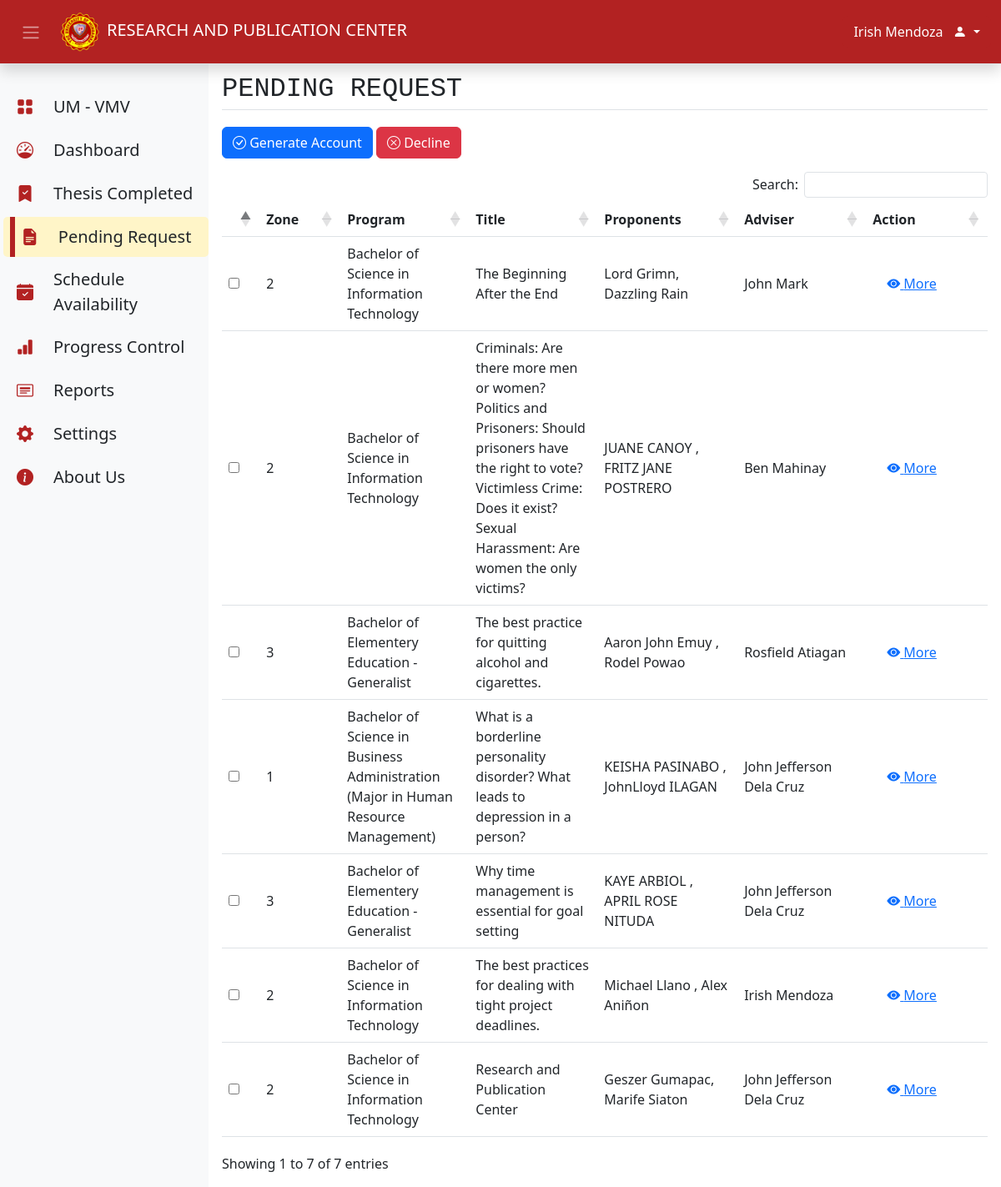
The page /pendingRequest.php (signed in) on the database its author committed.
### tables this page shows
CREATE TABLE `research_information` (
  `id` int NOT NULL AUTO_INCREMENT,
  `Group_Number` varchar(20) NOT NULL,
  `Zone` varchar(25) NOT NULL,
  `Program` varchar(200) NOT NULL,
  `Title` varchar(250) NOT NULL,
  `Adviser` varchar(50) NOT NULL,
  `Stat_DA` varchar(25) NOT NULL,
  `S_Y` varchar(45) NOT NULL,
  PRIMARY KEY (`id`)
);

### admin_page/pendingRequest_content.php (the view, shortened to what this page needs)
<div class="card border-0">
    <div class="card-body">
        <form action="deleteResearch.php" method="POST">
            <div class="mb-3">
                <p class="fs-2 font-monospace border-bottom">PENDING REQUEST</p>
                <a href="#" class="mt-1 btn btn-md btn-primary">
                    <i class="bi bi-check-circle"></i> Generate Account</a>
                <a href="#" class="mt-1 btn btn-md btn-danger">
                    <i class="bi bi-x-circle"></i> Decline</a>
            </div>
            <div class="table-responsive">
                <table id="example" class="table table-hover">
                    <thead>
                        <tr class="align-middle">
                            <th></th>
                            <th>Zone</th>
                            <th>Program</th>
                            <th>Title</th>
                            <th>Proponents</th>
                            <th>Adviser</th>
                            <th>Action</th>
                        </tr>
                    </thead>
                    <tbody class="align-middle">
                        <?php
                        $sql = "SELECT * FROM `research_information` ORDER BY id DESC";
                        $result = mysqli_query($con, $sql);
                        if ($result->num_rows > 0) {
                            while ($row = $result->fetch_assoc()) {
                                $id = $row["id"];
                                $zone = $row["Zone"];
                                $program = $row["Program"];
                                $title = $row["Title"];
                                $adviser = $row["Adviser"];
                                $sql = "SELECT * FROM `proponents` WHERE research_id = $id AND Proponents NOT IN('');";
                                $result1 = mysqli_query($con, $sql);
                                $proponents = array();
                                while ($row = $result1->fetch_assoc()) {
                                    $proponents[] = $row['Proponents'];
                                }
                                $length = count($proponents);
                        ?>
                                <tr>
                                    <td>
                                        <input type="checkbox" name="deleteAll_id[]" class="check_all_id"
                                            value="<?php echo $id; ?>">
                                    </td>
        </form>
        <td class=" text-wrap" style="max-width: 100px;"><?php echo $zone; ?></td>
        <td class=" text-wrap" style="max-width: 100px;"><?php echo $program; ?></td>
        <td class=" text-wrap" style="max-width: 100px;"><?php echo $title; ?></td>
        <td class=" text-wrap" style="max-width: 100px;">
            <?php
                                if ($length == 1) {
                                    echo $proponents[0];
                                } else if ($length == 2) {
                                    echo $proponents[0] . ', ' . $proponents[1];
                                } else {
                                    echo $proponents[0] . ', ' . $proponents[1] . ', ' . $proponents[2];
                                }
            ?>
        </td>
        <td class=" text-wrap" style="max-width: 100px;"><?php echo $adviser; ?></td>
        <td>
            <div class="d-flex">
                <a href="viewResearch.php? viewid='<?php echo $id; ?>'" class="btn btn-md text-primary btn-link mx-1">
                    <i class="bi-eye-fill"></i> More</a>
            </div>
        </td>
        </tr>
    <?php
                            }
                        }
?>
    </div>
</div>
</div>

### pendingRequest.php (shortened to what this page needs)
<!DOCTYPE html>
<html lang="en">
<html>
<head>
    <?php include('includes/header.php'); ?>
</head>
<body>
    <?php include('includes/sidebar.php') ?>
    <div class="content p-0" id="main">
        <?php include('includes/topBar.php') ?>
        <?php include('admin_page/pendingRequest_content.php') ?>
</body>
</html>

### includes/header.php (shortened to what this page needs)
<link rel="stylesheet" href="css/bootstrap.min.css">
<link rel="stylesheet" href="css/dataTables.min.css">
<link rel="stylesheet" href="css/style.css">
<link rel="stylesheet" href="icon/font/bootstrap-icons.css">
<link rel="stylesheet" href="../css/bootstrap.min.css">
<link rel="stylesheet" href="../css/dataTables.min.css">
<link rel="stylesheet" href="../css/style.css">
<link rel="stylesheet" href="../icon/font/bootstrap-icons.css">

### includes/sidebar.php (shortened to what this page needs)
<div id="mySidenav" class="sidenav m-0 bg-light">
    <ul class="px-0">
        <li class="w-100 umv px-2 my-1 d-flex align-items-center">
            <a class="nav-link text-nav ps-2 py-2 w-100 bi bi-grid-fill icon fs-5 hover
            d-flex align-items-center" href="vmv.php">
                <span class="text-dark active-nav1 ms-4 fs-5 text-nowrap">UM - VMV</span></a>
        </li>
        <li class="w-100 dashboard px-2 my-1 d-flex align-items-center">
            <a class="nav-link text-nav ps-2 py-2 w-100 bi bi-speedometer icon fs-5 hover
            d-flex align-items-center" href="dashboard.php">
                <span class="text-dark active-nav2 ms-4 fs-5">Dashboard</span></a>
        </li>
        <li class="w-100 thesis px-2 my-1 d-flex align-items-center">
            <a class="nav-link text-nav ps-2 py-2 w-100 bi bi-bookmark-check-fill icon fs-5 hover
            d-flex align-items-center" href="thesisCompleted.php">
                <span class="text-dark active-nav11 ms-4 fs-5">Thesis Completed</span></a>
        </li>
        <li class="w-100 pending px-2 my-1 d-flex align-items-center">
            <span class="active3 py-4"></span>
            <a class="nav-link text-nav ps-2 py-2 w-100 bi bi-file-earmark-text-fill icon fs-5 hover
            d-flex align-items-center" href="pendingRequest.php">
                <span class="text-dark active-nav3 ms-4 fs-5">Pending Request</span></a>
        </li>
        <li class="w-100 schedule px-2 my-1 d-flex align-items-center">
            <a class="nav-link text-nav ps-2 py-2 w-100 bi bi-calendar-check-fill icon fs-5 hover
            d-flex align-items-center" href="scheduleAvailability.php">
                <span class="text-dark active-nav9 ms-4 fs-5">Schedule Availability</span></a>
        </li>
        <li class="w-100 progressControl px-2 my-1 d-flex align-items-center">
            <a class="nav-link text-nav ps-2 py-2 w-100 bi bi-bar-chart-fill icon fs-5 hover
            d-flex align-items-center" href="progressControl.php">
                <span class="text-dark active-nav10 ms-4 fs-5">Progress Control</span></a>
        </li>
        <li class="w-100 reports px-2 my-1 d-flex align-items-center">
            <a class="nav-link text-nav ps-2 py-2 w-100 bi bi-card-heading icon fs-5 hover
            d-flex align-items-center" href="reports.php">
                <span class="text-dark active-nav4 ms-4 fs-5">Reports</span></a>
        </li>
        <li class="w-100 settings px-2 my-1 d-flex align-items-center">
            <a class="nav-link text-nav ps-2 py-2 w-100 bi bi-gear-fill icon fs-5 hover
            d-flex align-items-center" href="settings.php">
                <span class="text-dark active-nav5 ms-4 fs-5">Settings</span></a>
        </li>
        <li class="w-100 about px-2 my-1 d-flex align-items-center">
            <a class="nav-link text-nav ps-2 py-2 w-100 bi bi-info-circle-fill icon fs-5 hover
            d-flex align-items-center" href="aboutUs.php">
                <span class="text-dark active-nav6 ms-4 fs-5 text-nowrap">About Us</span></a>
        </li>
    </ul>
</div>

### includes/topBar.php (shortened to what this page needs)
<nav class="navbar navbar-expand-lg navbar-dark border-bottom shadow fixed-top">
    <div class="container-fluid">
        <div class="w-100 d-flex align-items-center">
            <button class="btn toggle_btn1 text-white" onclick="myFunction()">
                <span class="navbar-toggler-icon"></span>
            </button>
            <a href="dashboard.php" class="align-middle navbar-brand me-auto fs-5 text-uppercase text-white">
                <img class="logo img-fluid mx-2" src="img/favicon.png" alt="um-logo" width="50">Research
                And
                Publication Center</a>
            <div class="btn-group">
                <button type="button" class="btn user text-white dropdown-toggle" data-bs-toggle="dropdown"
                    aria-expanded="false">
                    <?php echo htmlspecialchars($_SESSION["first_name"]) . ' ' . htmlspecialchars($_SESSION["last_name"]); ?>
                    <span class="bi bi-person-fill text-white fs-6 ms-2 pb-1"></span></a>
                </button>
            </div>
        </div>
    </div>
</nav>

### includes/sidebar.php (style rules this page uses)
.sidenav { height: 100%; width: 250px; position: fixed; z-index: 1; top: 0; left: 0; padding-top: 100px; padding-left: 4px; transition: 0.5s; background-color: #fff; overflow-x: hidden; }
.icon { color: #B22222; }
#main { margin-top: 67px; background-color: #fff; margin-left: 250px; transition: margin-left .5s; }

### pendingRequest.php (style rules this page uses)
.active3 { background-color: #B22222; width: 6px; height: 25px; }
.pending { background-color: rgb(255, 245, 200); color: #B22222; border-radius: 5px; }

### includes/topBar.php (style rules this page uses)
.navbar, .user { background-color: #B22222; }

### rows shown on the page
research_information: Zone "2", Program "Bachelor of Science in Information Technology", Title "The Beginning After the End", proponents "Lord Grimn", proponents "Dazzling Rain", Adviser "John Mark"
research_information: Zone "2", Program "Bachelor of Science in Information Technology", Title "Criminals: Are there more men or women? Politics and Prisoners: Should prisoners have the right to vote? Victimless Crime: Does it exist? Sexual Harassment: Are women the only victims?", proponents "JUANE CANOY", proponents "FRITZ JANE POSTRERO", Adviser "Ben Mahinay"
research_information: Zone "3", Program "Bachelor of Elementery Education - Generalist", Title "The best practice for quitting alcohol and cigarettes.", proponents "Aaron John Emuy", proponents "Rodel Powao", Adviser "Rosfield Atiagan"
research_information: Zone "1", Program "Bachelor of Science in Business Administration (Major in Human Resource Management)", Title "What is a borderline personality disorder? What leads to depression in a person?", proponents "KEISHA PASINABO", proponents "JohnLloyd ILAGAN", Adviser "John Jefferson Dela Cruz"
research_information: Zone "3", Program "Bachelor of Elementery Education - Generalist", Title "Why time management is essential for goal setting", proponents "KAYE ARBIOL", proponents "APRIL ROSE NITUDA", Adviser "John Jefferson Dela Cruz"
research_information: Zone "2", Program "Bachelor of Science in Information Technology", Title "The best practices for dealing with tight project deadlines.", proponents "Michael Llano", proponents "Alex Aniñon", Adviser "Irish Mendoza"
research_information: Zone "2", Program "Bachelor of Science in Information Technology", Title "Research and Publication Center", proponents "Geszer Gumapac", proponents "Marife Siaton", Adviser "John Jefferson Dela Cruz"

### other values the page prints
$_SESSION["first_name"] "Irish"
$_SESSION["last_name"] "Mendoza"
